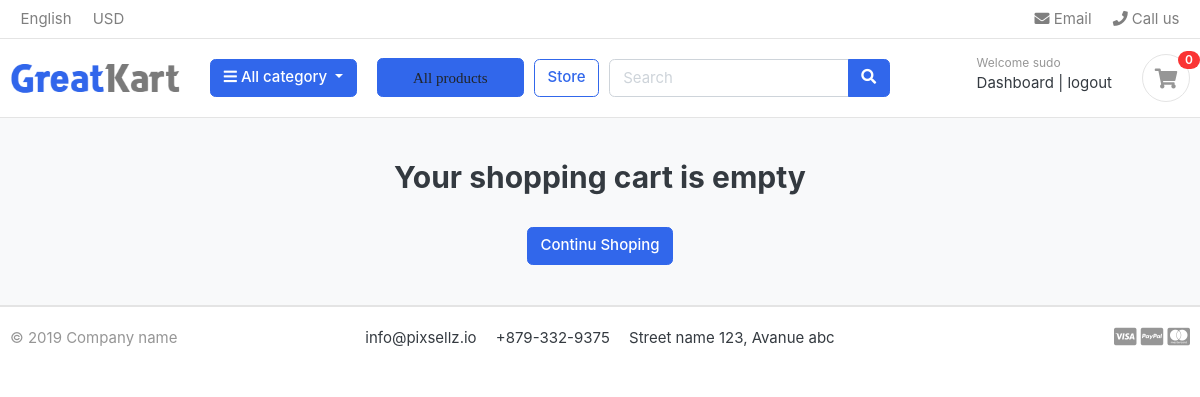
/cart/ (signed in), run on an earlier commit of the app's database.
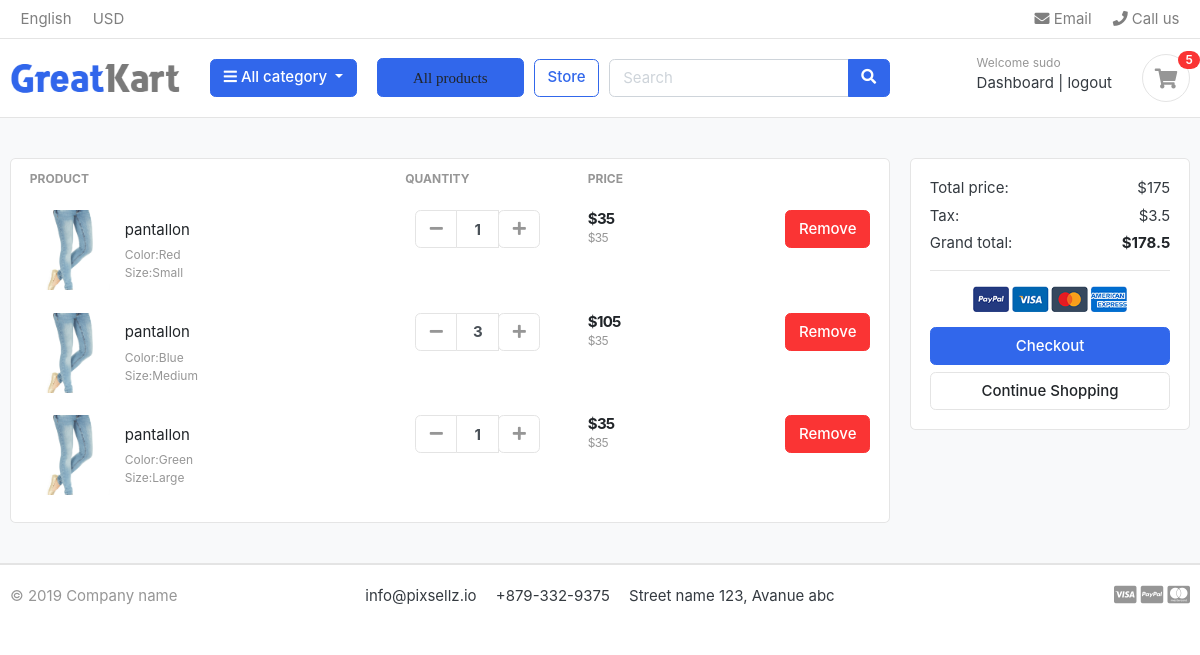
And on a later commit of the database.
### carts/models.py (models this page shows, shortened)
class CartItem(models.Model):
    user=models.ForeignKey(Accounts,on_delete=models.CASCADE,null=True)
    product=models.ForeignKey(Product,on_delete=models.CASCADE)
    variations =models.ManyToManyField(Variation,blank=True)
    cart=models.ForeignKey(Cart,on_delete=models.CASCADE,null=True)
    quantity=models.IntegerField()
    is_active=models.BooleanField(default=True)
    def sub_total(self):
        return self.product.price * self.quantity

### store/models.py (models this page shows, shortened)
class Product(models.Model):
    product_name=models.CharField(max_length=50,unique=True)
    slug=models.SlugField(max_length=50,unique=True)
    description=models.TextField(max_length=500,blank=True)
    price=models.IntegerField()
    image=models.ImageField(upload_to='photos/products')
    stock=models.IntegerField()
    is_available=models.BooleanField(default=True)
    category=models.ForeignKey(category,on_delete=models.CASCADE)
    created_date=models.DateTimeField(auto_now_add=True)
    modified_date=models.DateTimeField(auto_now=True)
    def get_url(self):
        return reverse('products_details',args=[self.category.slug,self.slug])

class Variation(models.Model):
        product = models.ForeignKey(Product,on_delete=models.CASCADE)
        variation_category=models.CharField(max_length=100,choices=variation_category_choice)
        variation_value=models.CharField(max_length=100)
        is_active      = models.BooleanField(default=True)
        created_date =models.DateTimeField(auto_now=True)
        objects =VariationManager()

### carts/views.py (the view)
# urls.py: path('cart/',views.cart,name='cart'),
def cart(request, total=0, quantity=0, cart_items=None):
    try:
        tax=0
        grand_total=0
        if request.user.is_authenticated:
            cart_items = CartItem.objects.filter(user=request.user, is_active=True)
        else:
            cart = Cart.objects.get(cart_id=_cart_id(request))
            cart_items = CartItem.objects.filter(cart=cart, is_active=True)
        for cart_item in cart_items:
            total += (cart_item.product.price * cart_item.quantity)
            quantity += cart_item.quantity
        tax=(2*total)/100
        grand_total = total+tax
    except ObjectDoesNotExist:
        pass
    context = {
        'total': total,
        'quantity': quantity,
        'cart_items': cart_items,
        'tax':       tax,
        'grand_total':grand_total
    }
    return render(request, 'cart/cart.html', context)

### carts/context_processors.py (called while the page is built)
def counter(request):
    cart_count=0
    if 'admin' in request.path:
        return {}
    else:
        try:
            cart=Cart.objects.filter(cart_id=_cart_id(request))
            if request.user.is_authenticated:
                cart_items = CartItem.objects.all().filter(user=request.user)
            else:
                cart_items = CartItem.objects.all().filter(cart=cart[:1])
            for cart_item in cart_items:
                cart_count += cart_item.quantity
        except Cart.DoesNotExist:
            cart_count=0
    return dict(cart_count = cart_count)

### carts/views.py (called while the page is built)
def _cart_id(request):
    cart = request.session.session_key
    if not cart:
        request.session.create()
        cart = request.session.session_key
    return cart

### category/context_processor.py (called while the page is built)
def menu_link(request):
    links = category.objects.all()
    return dict(links=links)

### category/models.py (called while the page is built)
    def get_url(self):
        return reverse('products_by_category',args=[self.slug])

### e_commerce/templates/cart/cart.html (shortened to what the changed rows need)
{% extends "base.html" %}
{% load static %}
{% block content %}
<section class="section-content padding-y bg">
    <div class="container">
   {% if not cart_items %}
    <h2 class="text-center">Your shopping cart is empty</h2>
    <br>
    <div class="text-center">
     <a href="{% url 'store' %}" class="btn btn-primary">Continu Shoping</a>
    </div>
   {% else %}
    <div class="row">
        <aside class="col-lg-9">
    <div class="card">
    <table class="table table-borderless table-shopping-cart">
    <thead class="text-muted">
    <tr class="small text-uppercase">
      <th scope="col">Product</th>
      <th scope="col" width="120">Quantity</th>
      <th scope="col" width="120">Price</th>
      <th scope="col" class="text-right" width="200"> </th>
    </tr>
    </thead>
    <tbody>
        {% for cart_item in cart_items %}
    <tr>
        <td>
            <figure class="itemside align-items-center">
                <div class="aside"><img src="{{ cart_item.product.image.url }}" class="img-sm"></div>
                <figcaption class="info">
                    <a href="{{ cart_item.product.get_url }}" class="title text-dark">{{ cart_item.product.product_name }}</a>
                    <p class="text-muted small">
                        {% if cart_item.variations.all %}
                            {% for item in cart_item.variations.all %}
                            {{ item.variation_category | capfirst}}:{{ item.variation_value | capfirst}}<br>
                            {% endfor %}
                        {% endif %}
                    </p>
                </figcaption>
            </figure>
        </td>
        <td>
                        <div class="col">
                            <div class="input-group input-spinner">
                                <div class="input-group-prepend">
                                <a href="{% url 'remove_cart' cart_item.product.id  cart_item.id %}" class="btn btn-light" type="button" id="button-plus"> <i class="fa fa-minus"></i> </a>
                                </div>
                                <input type="text" class="form-control"  value="{{ cart_item.quantity }}">
                                <div class="input-group-append">
                                <form action="{% url 'add_cart' cart_item.product.id %}"method="POST">
                                    <button class="btn btn-light" type="submit" id="button-minus"> <i class="fa fa-plus"></i> </button>
                                </form>
                                </div>
                                </div>
                            </div>
        </td>
        <td>
            <div class="price-wrap">
                <var class="price">${{ cart_item.sub_total }}</var>
                <small class="text-muted"> ${{ cart_item.product.price  }}</small>
            </div>
        </td>
        <td class="text-right">
            <a href="{% url 'remove_cart_item' cart_item.product.id cart_item.id %}" onclick="return confirm('Are you sure you want to delete this item?')" class="btn btn-danger"> Remove</a>
        </td>
    </tr>
    {% endfor %}
    </tbody>
    </table>
    </div>
        </aside>
        <aside class="col-lg-3">
            <div class="card">
            <div class="card-body">
                <dl class="dlist-align">
                  <dt>Total price:</dt>
                  <dd class="text-right">${{ total }}</dd>
                </dl>
                <dl class="dlist-align">
                  <dt>Tax:</dt>
                  <dd class="text-right"> ${{tax}}</dd>
                </dl>
                <dl class="dlist-align">
                  <dt>Grand total:</dt>
                  <dd class="text-right text-dark b"><strong>${{ grand_total }}</strong></dd>
                </dl>
                <hr>
                <p class="text-center mb-3">
                    <img src="{% static './images/misc/payments.png'%}" height="26">
                </p>
                <a href="{% url 'checkout' %}" class="btn btn-primary btn-block"> Checkout </a>
                <a href="{% url 'store'%}" class="btn btn-light btn-block">Continue Shopping</a>
            </div>
            </div>
    </aside>
    {% endif %}
    </div>
    </div>
    </section>
{% endblock%}

### e_commerce/templates/includes/navbar.html (shortened to what this page needs)
{% load static %}
<header class="section-header">
    <nav class="navbar p-md-0 navbar-expand-sm navbar-light border-bottom">
    <div class="container">
      <div class="collapse navbar-collapse" id="navbarTop4">
        <ul class="navbar-nav mr-auto">
            <li class="nav-item dropdown">
                 <a href="#" class="nav-link">   English </a>
            </li>
            <li class="nav-item dropdown">
                <a href="#" class="nav-link"> USD </a>
            </li>
        </ul>
        <ul class="navbar-nav">
            <li><a href="#" class="nav-link"> <i class="fa fa-envelope"></i> Email </a></li>
            <li><a href="#" class="nav-link"> <i class="fa fa-phone"></i> Call us </a></li>
        </ul>
      </div>
    </div>
    </nav>
    <section class="header-main border-bottom">
        <div class="container">
    <div class="row align-items-center">
        <div class="col-lg-2 col-md-3 col-6">
            <a href="{% url 'home'%}" class="brand-wrap">
                <img class="logo" src="{%static './images/logo.png'%}">
            </a>
        </div>
        <div class="col-lg col-sm col-md col-6 flex-grow-0">
            <div class="category-wrap dropdown d-inline-block float-right">
                <button type="button" class="btn btn-primary dropdown-toggle" data-toggle="dropdown">
                    <i class="fa fa-bars"></i> All category
                </button>
            </div>
        </div>
        <div class="col-lg col-sm col-md col-6 flex-grow-0">
            <div class="category-wrap float-right">
                <button type="button" class="btn btn-primary ">
                    <i class="fa"><a class="dropdown-item" href="{% url 'store'%}">All products</a></i>
                </button>
            </div>
        </div>
        <a href="{% url 'store' %}" class="btn btn-outline-primary">Store</a>
        <div class="col-lg  col-md-6 col-sm-12 col">
            <form action="{% url 'search' %}" class="search" method='GET'>
                <div class="input-group w-100">
                    <input type="text" class="form-control" style="width:60%;" placeholder="Search" name="keyword">
                    <div class="input-group-append">
                      <button class="btn btn-primary" type="submit">
                        <i class="fa fa-search"></i>
                      </button>
                    </div>
                </div>
            </form>
        </div>
        <div class="col-lg-3 col-sm-6 col-8 order-2 order-lg-3">
                    <div class="d-flex justify-content-end mb-3 mb-lg-0">
                        {% if user.id is None %}
                        <div class="widget-header">
                            <small class="title text-muted">Welcome guest!</small>
                            <div>
                                <a href="{% url 'login' %}">Sign in</a> <span class="dark-transp"> | </span>
                                <a href="{% url 'register' %}"> Register</a>
                            </div>
                        </div>
                        {% else %}
                        <div class="widget-header">
                            <small class="title text-muted">Welcome {{ user.first_name }}</small>
                            <div>
                                <a href="{% url 'dashboard'%}">Dashboard</a> <span class="dark-transp"> | </span>
                                <a href="{% url 'logout' %}"> logout</a>
                            </div>
                        </div>
                        {% endif %}
                        <a href="{% url 'cart' %}" class="widget-header pl-3 ml-3">
                            <div class="icon icon-sm rounded-circle border"><i class="fa fa-shopping-cart"></i></div>
                            <span class="badge badge-pill badge-danger notify">{{ cart_count }}</span>
                        </a>
                    </div>
                </div>
    </div>
        </div>
    </section>
    </header>

What changed in the data, as far as the page shows it:
added CartItem: product.image (picture), product.product_name "pantallon", quantity "1", sub_total "35", product.price "35"
now on this page (row unchanged): Variation: variation_category "Color", variation_value "Red", shown under "pantallon"
now on this page (row unchanged): Variation: variation_category "Size", variation_value "Small", shown under "pantallon"
added CartItem: product.image (picture), product.product_name "pantallon", quantity "3", sub_total "105", product.price "35"
now on this page (row unchanged): Variation: variation_category "Color", variation_value "Blue", shown under "pantallon"
now on this page (row unchanged): Variation: variation_category "Size", variation_value "Medium", shown under "pantallon"
added CartItem: product.image (picture), product.product_name "pantallon", quantity "1", sub_total "35", product.price "35"
now on this page (row unchanged): Variation: variation_category "Color", variation_value "Green", shown under "pantallon"
now on this page (row unchanged): Variation: variation_category "Size", variation_value "Large", shown under "pantallon"
Also different on the page:
{{ cart_count }}: "0" → "5"
{{ total }}: (not shown) → "175"
{{ tax }}: (not shown) → "3.5"
{{ grand_total }}: (not shown) → "178.5"
text no longer shown: "Your shopping cart is empty Continu Shoping"
text now shown: "PRODUCT QUANTITY PRICE Total price: $ Tax: $ Grand total: $ Checkout Continue Shopping"
